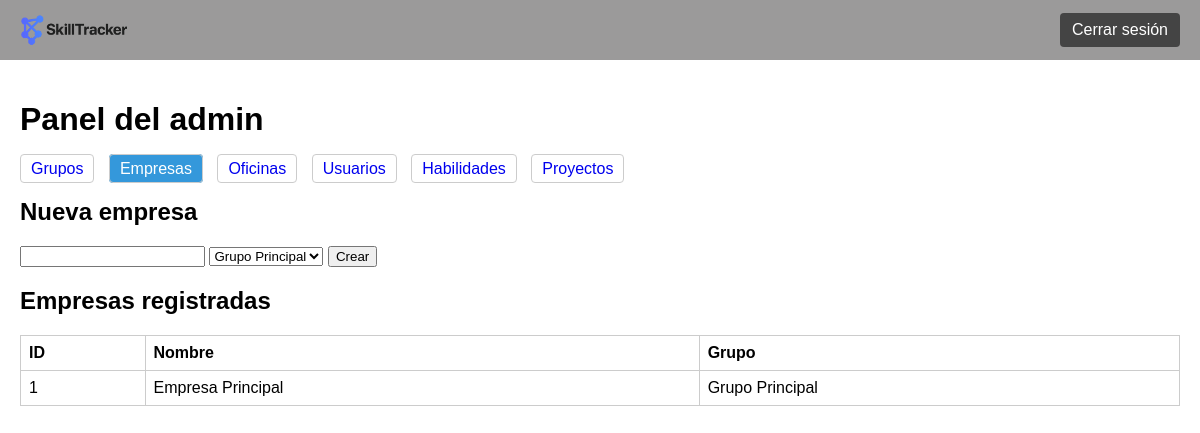
Page /dashboard_admin.php (signed in) on the committed database.
### tables this page shows
CREATE TABLE empresas (
  id INT AUTO_INCREMENT PRIMARY KEY,
  nombre VARCHAR(255) NOT NULL UNIQUE,
  grupo_id INT DEFAULT NULL,
  FOREIGN KEY (grupo_id) REFERENCES grupos(id) ON DELETE SET NULL ON UPDATE CASCADE
);

CREATE TABLE grupos (
  id INT AUTO_INCREMENT PRIMARY KEY,
  nombre VARCHAR(255) NOT NULL UNIQUE
);

### Web/dashboard_admin.php (the view, shortened to what this page needs)
<?php
require_once 'db.php';
$grupos = $pdo->query("SELECT * FROM grupos ORDER BY id ASC")->fetchAll();
$empresas = $pdo->query(
  "SELECT empresas.*, grupos.nombre AS grupo_nombre
   FROM empresas
   LEFT JOIN grupos ON empresas.grupo_id = grupos.id
   ORDER BY empresas.id ASC"
)->fetchAll();
$tab = $_GET['tab'] ?? 'empresas';
?>
<!DOCTYPE html>
<html>
<head>
  <link rel="stylesheet" href="/css/dashboard.css">
</head>
<body>
  <div class="top-bar">
    <img src="/images/SkillTrackerLogo.png" alt="Logo SkillTracker">
    <a href="logout.php" class="logout-button">Cerrar sesión</a>
  </div>
  <div class="main-content">
    <h1>Panel del admin</h1>
    <div class="tabs">
      <a href="?tab=grupos" class="<?= $tab === 'grupos' ? 'active' : '' ?>">Grupos</a>
      <a href="?tab=empresas" class="<?= $tab === 'empresas' ? 'active' : '' ?>">Empresas</a>
      <a href="?tab=oficinas" class="<?= $tab === 'oficinas' ? 'active' : '' ?>">Oficinas</a>
      <a href="?tab=usuarios" class="<?= $tab === 'usuarios' ? 'active' : '' ?>">Usuarios</a>
      <a href="?tab=habilidades" class="<?= $tab === 'habilidades' ? 'active' : '' ?>">Habilidades</a>
      <a href="?tab=proyectos" class="<?= $tab === 'proyectos' ? 'active' : '' ?>">Proyectos</a>
    </div>
    <div class="tab-content">
      <?php if ($tab === 'grupos'): ?>
        <h2>Nuevo grupo</h2>
        <form action="grupos.php" method="POST">
          <input type="text" name="nombre_grupo" required>
          <button>Crear</button>
        </form>
        <h2>Asignar empresas a grupos</h2>
        <?php foreach ($grupos as $g): ?>
          <h3><?= htmlspecialchars($g['nombre']) ?></h3>
          <form action="grupos.php" method="POST">
            <input type="hidden" name="grupo_id" value="<?= $g['id'] ?>">
            <select name="empresa_id">
              <?php foreach ($empresas as $e): ?>
                <option value="<?= $e['id'] ?>" <?= $e['grupo_id'] == $g['id'] ? 'selected' : '' ?>><?= htmlspecialchars($e['nombre']) ?></option>
              <?php endforeach; ?>
            </select>
            <button>Asignar</button>
          </form>
        <?php endforeach; ?>
      <?php elseif ($tab === 'empresas'): ?>
        <h2>Nueva empresa</h2>
        <form action="empresas.php" method="POST">
          <input type="text" name="nombre_empresa" required>
          <select name="grupo_id" required>
            <?php foreach ($grupos as $g): ?>
              <option value="<?= $g['id'] ?>"><?= htmlspecialchars($g['nombre']) ?></option>
            <?php endforeach; ?>
          </select>
          <button>Crear</button>
        </form>
        <h2>Empresas registradas</h2>
        <table>
          <tr><th>ID</th><th>Nombre</th><th>Grupo</th></tr>
          <?php foreach ($empresas as $e): ?>
            <tr>
              <td><?= htmlspecialchars($e['id']) ?></td>
              <td><?= htmlspecialchars($e['nombre']) ?></td>
              <td><?= htmlspecialchars($e['grupo_nombre']) ?></td>
            </tr>
          <?php endforeach; ?>
        </table>
      <?php else: ?>
        <p>Pestaña no válida.</p>
      <?php endif; ?>
    </div>
  </div>
</body>
</html>

### Web/css/dashboard.css (style rules this page uses)
body { margin: 0; font-family: sans-serif; }
.top-bar { position: fixed; top: 0; left: 0; width: 100%; height: 60px; background-color: #9b9a9a; color: white; display: flex; align-items: center; justify-content: space-between; padding: 0 20px; box-sizing: border-box; z-index: 1000; }
.top-bar img { height: 40px; }
.logout-button { color: white; text-decoration: none; padding: 8px 12px; background-color: #444; border-radius: 4px; white-space: nowrap; }
.main-content { padding: 80px 20px 20px 20px; }
.tabs a { margin-right: 10px; text-decoration: none; padding: 5px 10px; border: 1px solid #ccc; border-radius: 4px; }
.tabs a.active { background: #3498db; color: white; }
table { margin-top: 20px; border-collapse: collapse; width: 100%; }
th, td { padding: 8px; border: 1px solid #ccc; text-align: left; }

### rows in the picture
empresas: id "1", nombre "Empresa Principal", grupo.nombre "Grupo Principal"

### other values in the picture
form field grupo_id "Grupo Principal"
